Frame 1 (no input): blank canvas, image omitted
Frame 60 (no input): blank canvas, image omitted
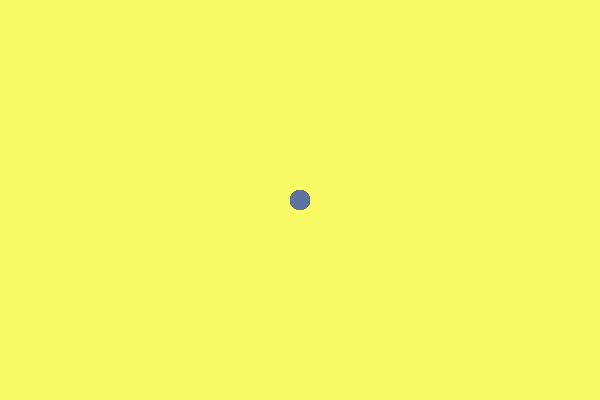
Frame 120 (the mouse pressed at the canvas centre since frame 60)

The p5.js sketch whose frames 1 and 60 were blank and that drew this single picture after the mouse press (run headless with seeded random() and noise() and a simulated clock; from frame 60 on, the mouse is pressed at the canvas centre):

// p5.js sketch
// ── sketch.js
var col = {
  r: 0,
  g: 0,
  b: 0
}


function setup() {
  createCanvas(600,400);
  //background
  background(250,250,100);
}

function draw() {
  col.r = random(0, 255);
  col.g = random(0, 255);
  col.b = random(0, 255);
  
  //ellipse
  noStroke();
  fill(col.r, col.g, col.b, 50);
  ellipse(mouseX,mouseY,20,20);
    
  //rectangle
  //fill(200,250,200);
  //rect(400,100,50,50);
}

function mousePressed() {
    background(250,250,100);
}
